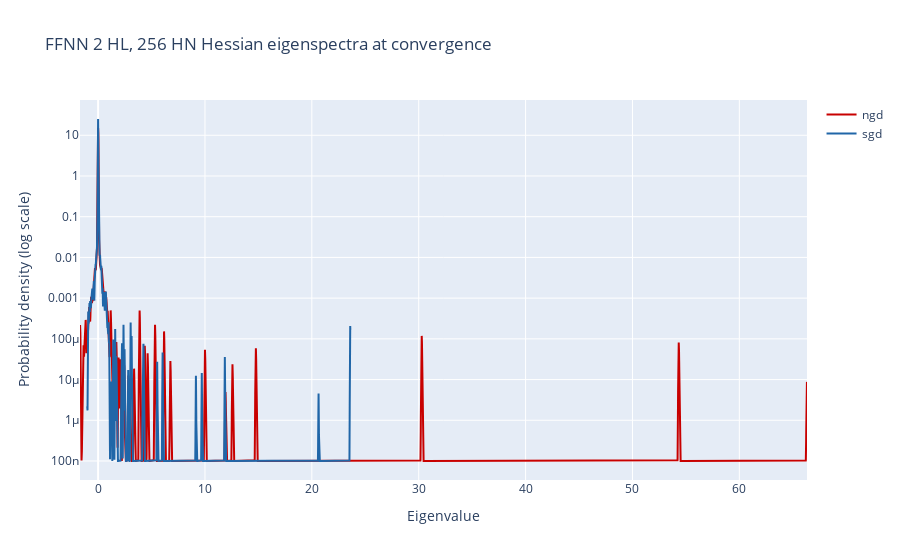

Source (notebook cell):
### Code cell
# Visualise converged eigenspectra for SGD and NGD for each model

if hp["hessian"]:
    combined_eigenspectra = {}

    for title in models.keys():

        combined_eigenspectrum = go.Figure()
        final_eigenspectra = {}
        traces = {}

        for optim in optimizers:
            color = color_cycle[color_index % len(color_cycle)]
            color_index += 1
            final_eigenspectra[optim] = eigenspectra_figs[title][optim][-2]
            final_eigenspectra[optim].data[0].name = optim
            final_eigenspectra[optim].data[0].line.color = color
            combined_eigenspectrum.add_trace(final_eigenspectra[optim].data[0])

        combined_eigenspectrum.update_layout(
            title=f"{title} Hessian eigenspectra at convergence",
            xaxis_title="Eigenvalue",
            yaxis_title="Probability density (log scale)",
            yaxis_type="log",
        )

        combined_eigenspectrum.show()
        combined_eigenspectra[title] = (combined_eigenspectrum)

### Figure 1 — Plotly figure (JSON) as saved in the notebook; plotly's stock layout.template omitted (floating-point values rounded to 4 significant figures; data arrays with more than 128 entries replaced by an {"elided": "..."} marker saying what was removed)
{"data": [{"line": {"color": "rgb(200, 0, 0)"}, "mode": "lines", "name": "ngd", "type": "scatter", "x": {"elided": "10000 float values"}, "y": {"elided": "10000 float values"}}, {"line": {"color": "rgb(32, 102, 168)"}, "mode": "lines", "name": "sgd", "type": "scatter", "x": {"elided": "10000 float values"}, "y": {"elided": "10000 float values"}}], "layout": {"title": {"text": "FFNN 2 HL, 256 HN Hessian eigenspectra at convergence"}, "xaxis": {"title": {"text": "Eigenvalue"}}, "yaxis": {"title": {"text": "Probability density (log scale)"}, "type": "log"}}}
